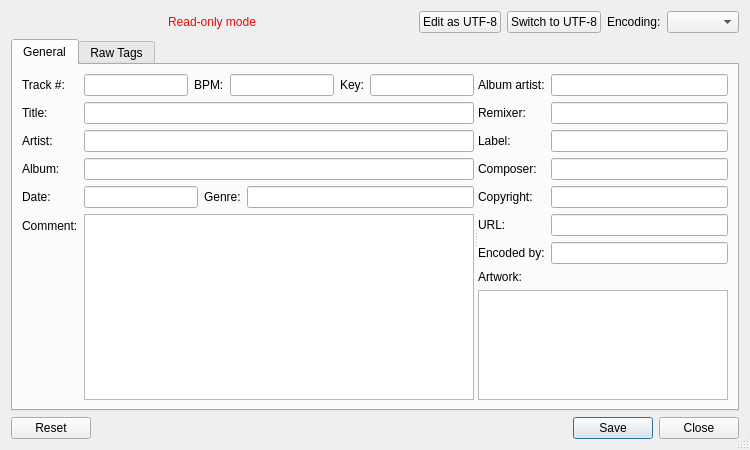
<?xml version="1.0" encoding="UTF-8"?>
<ui version="4.0">
 <class>TagEditorDialog</class>
 <widget class="QDialog" name="TagEditorDialog">
  <property name="geometry">
   <rect>
    <x>0</x>
    <y>0</y>
    <width>750</width>
    <height>450</height>
   </rect>
  </property>
  <property name="styleSheet">
   <string notr="true">QScrollArea,
#rawTagsScrollAreaContents {
	background: transparent;
}</string>
  </property>
  <property name="sizeGripEnabled">
   <bool>true</bool>
  </property>
  <layout class="QVBoxLayout" name="verticalLayout">
   <item>
    <widget class="QFrame" name="encodingFrame">
     <property name="frameShape">
      <enum>QFrame::NoFrame</enum>
     </property>
     <property name="frameShadow">
      <enum>QFrame::Raised</enum>
     </property>
     <layout class="QHBoxLayout" name="horizontalLayout">
      <property name="spacing">
       <number>6</number>
      </property>
      <property name="leftMargin">
       <number>0</number>
      </property>
      <property name="topMargin">
       <number>0</number>
      </property>
      <property name="rightMargin">
       <number>0</number>
      </property>
      <property name="bottomMargin">
       <number>0</number>
      </property>
      <item>
       <spacer name="horizontalSpacer">
        <property name="orientation">
         <enum>Qt::Horizontal</enum>
        </property>
        <property name="sizeHint" stdset="0">
         <size>
          <width>40</width>
          <height>20</height>
         </size>
        </property>
       </spacer>
      </item>
      <item>
       <widget class="QLabel" name="readOnlyLabel">
        <property name="styleSheet">
         <string notr="true">color: red;</string>
        </property>
        <property name="text">
         <string>Read-only mode</string>
        </property>
        <property name="alignment">
         <set>Qt::AlignCenter</set>
        </property>
       </widget>
      </item>
      <item>
       <spacer name="horizontalSpacer_2">
        <property name="orientation">
         <enum>Qt::Horizontal</enum>
        </property>
        <property name="sizeHint" stdset="0">
         <size>
          <width>40</width>
          <height>20</height>
         </size>
        </property>
       </spacer>
      </item>
      <item>
       <widget class="QPushButton" name="editAsUtf8Button">
        <property name="text">
         <string>Edit as UTF-8</string>
        </property>
       </widget>
      </item>
      <item>
       <widget class="QPushButton" name="encodingResetButton">
        <property name="text">
         <string>Switch to UTF-8</string>
        </property>
       </widget>
      </item>
      <item>
       <widget class="QLabel" name="encodingTagLabel">
        <property name="text">
         <string>Encoding:</string>
        </property>
       </widget>
      </item>
      <item>
       <widget class="QComboBox" name="encodingComboBox"/>
      </item>
     </layout>
    </widget>
   </item>
   <item>
    <widget class="QTabWidget" name="tabWidget">
     <property name="currentIndex">
      <number>0</number>
     </property>
     <widget class="QWidget" name="generalTab">
      <attribute name="title">
       <string>General</string>
      </attribute>
      <layout class="QHBoxLayout" name="horizontalLayout_2">
       <item>
        <widget class="QSplitter" name="tagSplitter">
         <property name="orientation">
          <enum>Qt::Horizontal</enum>
         </property>
         <property name="childrenCollapsible">
          <bool>false</bool>
         </property>
         <widget class="QWidget" name="layoutWidget">
          <layout class="QFormLayout" name="formLayout_3">
           <property name="fieldGrowthPolicy">
            <enum>QFormLayout::ExpandingFieldsGrow</enum>
           </property>
           <item row="0" column="0">
            <widget class="QLabel" name="trackNumberTagLabel">
             <property name="text">
              <string>Track #:</string>
             </property>
            </widget>
           </item>
           <item row="0" column="1">
            <layout class="QHBoxLayout" name="horizontalLayout_6" stretch="1,0,1,0,1">
             <item>
              <widget class="QLineEdit" name="trackNumberTagLineEdit"/>
             </item>
             <item>
              <widget class="QLabel" name="bpmTagLabel">
               <property name="text">
                <string>BPM:</string>
               </property>
              </widget>
             </item>
             <item>
              <widget class="QLineEdit" name="bpmTagLineEdit"/>
             </item>
             <item>
              <widget class="QLabel" name="keyTagLabel">
               <property name="text">
                <string>Key:</string>
               </property>
              </widget>
             </item>
             <item>
              <widget class="QLineEdit" name="keyTagLineEdit"/>
             </item>
            </layout>
           </item>
           <item row="1" column="0">
            <widget class="QLabel" name="titleTagLabel">
             <property name="text">
              <string>Title:</string>
             </property>
            </widget>
           </item>
           <item row="1" column="1">
            <widget class="QLineEdit" name="titleTagLineEdit"/>
           </item>
           <item row="2" column="0">
            <widget class="QLabel" name="artistTagLabel">
             <property name="text">
              <string>Artist:</string>
             </property>
            </widget>
           </item>
           <item row="2" column="1">
            <widget class="QLineEdit" name="artistTagLineEdit"/>
           </item>
           <item row="3" column="0">
            <widget class="QLabel" name="albumTagLabel">
             <property name="text">
              <string>Album:</string>
             </property>
            </widget>
           </item>
           <item row="3" column="1">
            <widget class="QLineEdit" name="albumTagLineEdit"/>
           </item>
           <item row="4" column="0">
            <widget class="QLabel" name="dateTagLabel">
             <property name="text">
              <string>Date:</string>
             </property>
            </widget>
           </item>
           <item row="4" column="1">
            <layout class="QHBoxLayout" name="horizontalLayout_7" stretch="1,0,2">
             <item>
              <widget class="QLineEdit" name="dateTagLineEdit"/>
             </item>
             <item>
              <widget class="QLabel" name="genreTagLabel">
               <property name="text">
                <string>Genre:</string>
               </property>
              </widget>
             </item>
             <item>
              <widget class="QLineEdit" name="genreTagLineEdit"/>
             </item>
            </layout>
           </item>
           <item row="5" column="0">
            <widget class="QLabel" name="commentTagLabel">
             <property name="text">
              <string>Comment:</string>
             </property>
            </widget>
           </item>
           <item row="5" column="1">
            <widget class="QPlainTextEdit" name="commentTagPlainTextEdit"/>
           </item>
          </layout>
         </widget>
         <widget class="QWidget" name="layoutWidget">
          <layout class="QVBoxLayout" name="verticalLayout_4">
           <item>
            <layout class="QFormLayout" name="formLayout_4">
             <property name="fieldGrowthPolicy">
              <enum>QFormLayout::ExpandingFieldsGrow</enum>
             </property>
             <item row="0" column="0">
              <widget class="QLabel" name="albumArtistTagLabel">
               <property name="text">
                <string>Album artist:</string>
               </property>
              </widget>
             </item>
             <item row="0" column="1">
              <widget class="QLineEdit" name="albumArtistTagLineEdit"/>
             </item>
             <item row="1" column="0">
              <widget class="QLabel" name="remixerTagLabel">
               <property name="text">
                <string>Remixer:</string>
               </property>
              </widget>
             </item>
             <item row="1" column="1">
              <widget class="QLineEdit" name="remixerTagLineEdit"/>
             </item>
             <item row="2" column="0">
              <widget class="QLabel" name="labelTagLabel">
               <property name="text">
                <string>Label:</string>
               </property>
              </widget>
             </item>
             <item row="2" column="1">
              <widget class="QLineEdit" name="labelTagLineEdit"/>
             </item>
             <item row="3" column="0">
              <widget class="QLabel" name="composerTagLabel">
               <property name="text">
                <string>Composer:</string>
               </property>
              </widget>
             </item>
             <item row="3" column="1">
              <widget class="QLineEdit" name="composerTagLineEdit"/>
             </item>
             <item row="4" column="0">
              <widget class="QLabel" name="copyrightTagLabel">
               <property name="text">
                <string>Copyright:</string>
               </property>
              </widget>
             </item>
             <item row="4" column="1">
              <widget class="QLineEdit" name="copyrightTagLineEdit"/>
             </item>
             <item row="5" column="0">
              <widget class="QLabel" name="urlTagLabel">
               <property name="text">
                <string>URL:</string>
               </property>
              </widget>
             </item>
             <item row="5" column="1">
              <widget class="QLineEdit" name="urlTagLineEdit"/>
             </item>
             <item row="6" column="0">
              <widget class="QLabel" name="encodedByTagLabel">
               <property name="text">
                <string>Encoded by:</string>
               </property>
              </widget>
             </item>
             <item row="6" column="1">
              <widget class="QLineEdit" name="encodedByTagLineEdit"/>
             </item>
            </layout>
           </item>
           <item>
            <widget class="QLabel" name="label">
             <property name="text">
              <string>Artwork:</string>
             </property>
            </widget>
           </item>
           <item>
            <widget class="QListWidget" name="artworkListWidget">
             <property name="verticalScrollMode">
              <enum>QAbstractItemView::ScrollPerPixel</enum>
             </property>
             <property name="horizontalScrollMode">
              <enum>QAbstractItemView::ScrollPerPixel</enum>
             </property>
             <property name="flow">
              <enum>QListView::LeftToRight</enum>
             </property>
             <property name="isWrapping" stdset="0">
              <bool>true</bool>
             </property>
             <property name="resizeMode">
              <enum>QListView::Adjust</enum>
             </property>
             <property name="layoutMode">
              <enum>QListView::Batched</enum>
             </property>
             <property name="spacing">
              <number>5</number>
             </property>
            </widget>
           </item>
          </layout>
         </widget>
        </widget>
       </item>
      </layout>
     </widget>
     <widget class="QWidget" name="rawTagsTab">
      <attribute name="title">
       <string>Raw Tags</string>
      </attribute>
      <layout class="QVBoxLayout" name="verticalLayout_3">
       <property name="spacing">
        <number>0</number>
       </property>
       <property name="leftMargin">
        <number>0</number>
       </property>
       <property name="topMargin">
        <number>0</number>
       </property>
       <property name="rightMargin">
        <number>0</number>
       </property>
       <property name="bottomMargin">
        <number>0</number>
       </property>
       <item>
        <widget class="QScrollArea" name="rawTagsScrollArea">
         <property name="frameShape">
          <enum>QFrame::NoFrame</enum>
         </property>
         <property name="widgetResizable">
          <bool>true</bool>
         </property>
         <widget class="QWidget" name="rawTagsScrollAreaContents">
          <property name="geometry">
           <rect>
            <x>0</x>
            <y>0</y>
            <width>728</width>
            <height>330</height>
           </rect>
          </property>
         </widget>
        </widget>
       </item>
      </layout>
     </widget>
    </widget>
   </item>
   <item>
    <widget class="QDialogButtonBox" name="buttonBox">
     <property name="orientation">
      <enum>Qt::Horizontal</enum>
     </property>
     <property name="standardButtons">
      <set>QDialogButtonBox::Close|QDialogButtonBox::Reset|QDialogButtonBox::Save</set>
     </property>
    </widget>
   </item>
  </layout>
 </widget>
 <resources/>
 <connections>
  <connection>
   <sender>buttonBox</sender>
   <signal>rejected()</signal>
   <receiver>TagEditorDialog</receiver>
   <slot>reject()</slot>
   <hints>
    <hint type="sourcelabel">
     <x>374</x>
     <y>424</y>
    </hint>
    <hint type="destinationlabel">
     <x>374</x>
     <y>224</y>
    </hint>
   </hints>
  </connection>
 </connections>
</ui>
